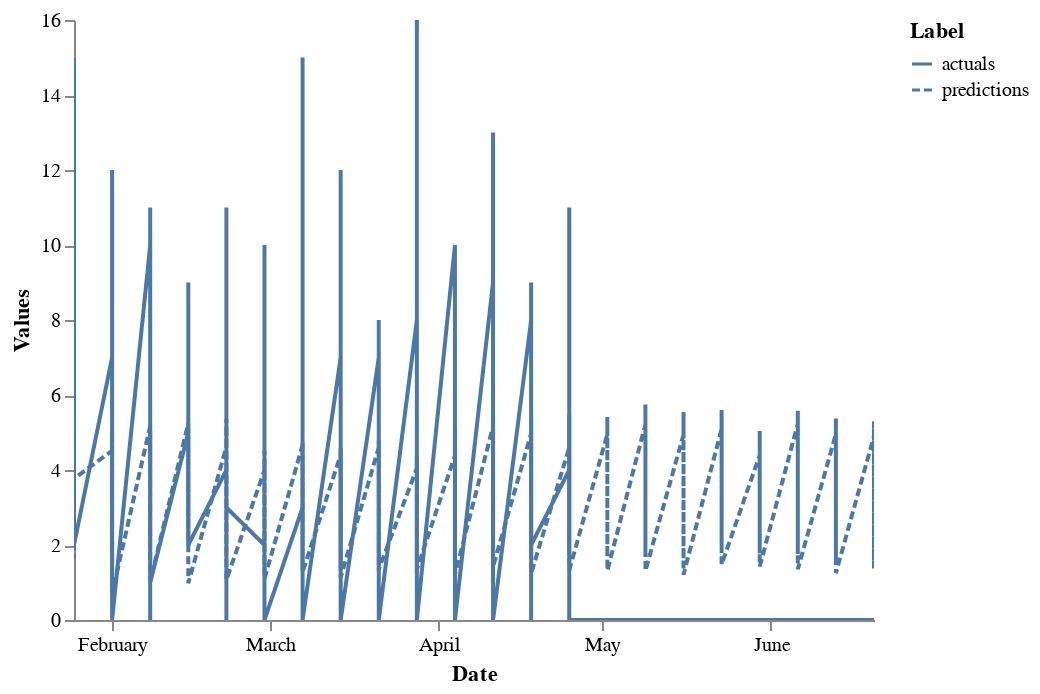

The code cell stored with this chart in its notebook:
### Code cell
figs["OOS"]

### Figure 1 — Vega-Lite specification as saved in the notebook (floating-point values rounded to 4 significant figures; data arrays with more than 128 entries replaced by an {"elided": "..."} marker saying what was removed)
{"config": {"view": {"continuousWidth": 400, "continuousHeight": 300, "strokeWidth": 0}, "axis": {"grid": false}}, "data": {"name": "data-d03d85e00923398fb9bb24669259b016"}, "mark": "line", "encoding": {"strokeDash": {"type": "nominal", "field": "Label"}, "tooltip": [{"type": "nominal", "field": "Label"}, {"type": "quantitative", "field": "Values", "format": ".2f"}, {"type": "temporal", "field": "Date", "timeUnit": "yearmonthdate"}], "x": {"type": "temporal", "field": "Date"}, "y": {"type": "quantitative", "field": "Values"}}, "selection": {"selector005": {"type": "interval", "bind": "scales", "encodings": ["x", "y"]}}, "$schema": "https://vega.github.io/schema/vega-lite/v4.8.1.json", "datasets": {"data-d03d85e00923398fb9bb24669259b016": {"elided": "386 records"}}}
